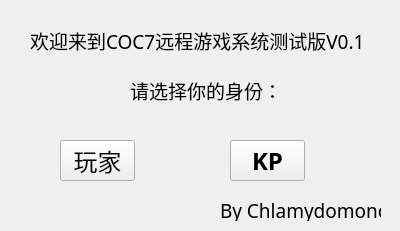
<?xml version="1.0" encoding="UTF-8"?>
<ui version="4.0">
 <class>Form</class>
 <widget class="QWidget" name="Form">
  <property name="geometry">
   <rect>
    <x>0</x>
    <y>0</y>
    <width>400</width>
    <height>231</height>
   </rect>
  </property>
  <property name="windowTitle">
   <string>Form</string>
  </property>
  <widget class="QPushButton" name="player_mode">
   <property name="geometry">
    <rect>
     <x>60</x>
     <y>140</y>
     <width>75</width>
     <height>41</height>
    </rect>
   </property>
   <property name="font">
    <font>
     <family>方正毡笔黑简体</family>
     <pointsize>18</pointsize>
    </font>
   </property>
   <property name="text">
    <string>玩家</string>
   </property>
  </widget>
  <widget class="QPushButton" name="keeper_mode">
   <property name="geometry">
    <rect>
     <x>230</x>
     <y>140</y>
     <width>75</width>
     <height>41</height>
    </rect>
   </property>
   <property name="font">
    <font>
     <family>Kozuka Gothic Pr6N H</family>
     <pointsize>18</pointsize>
     <weight>75</weight>
     <bold>true</bold>
    </font>
   </property>
   <property name="text">
    <string>KP</string>
   </property>
  </widget>
  <widget class="QLabel" name="label">
   <property name="geometry">
    <rect>
     <x>30</x>
     <y>30</y>
     <width>351</width>
     <height>21</height>
    </rect>
   </property>
   <property name="font">
    <font>
     <family>方正北魏楷书简体</family>
     <pointsize>14</pointsize>
    </font>
   </property>
   <property name="text">
    <string>欢迎来到COC7远程游戏系统测试版V0.1</string>
   </property>
  </widget>
  <widget class="QLabel" name="label_2">
   <property name="geometry">
    <rect>
     <x>130</x>
     <y>80</y>
     <width>151</width>
     <height>21</height>
    </rect>
   </property>
   <property name="font">
    <font>
     <family>方正北魏楷书简体</family>
     <pointsize>14</pointsize>
    </font>
   </property>
   <property name="text">
    <string>请选择你的身份：</string>
   </property>
  </widget>
  <widget class="QLabel" name="label_3">
   <property name="geometry">
    <rect>
     <x>220</x>
     <y>200</y>
     <width>161</width>
     <height>21</height>
    </rect>
   </property>
   <property name="font">
    <font>
     <family>方正北魏楷书简体</family>
     <pointsize>14</pointsize>
    </font>
   </property>
   <property name="text">
    <string>By Chlamydomonos</string>
   </property>
  </widget>
 </widget>
 <resources/>
 <connections/>
</ui>
